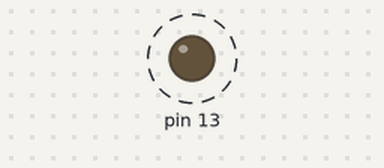
The program below on a simulated Teensy 3. Parts: output pins drawn as LEDs (lit = HIGH). Dashed ring = blinking.

Above: at 0.2 s.
Timing chart, 0 to 3.0 s (numbered marks = the images above):
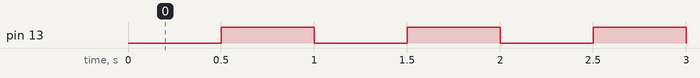

Measured:
- by itself, pin 13: alternates HIGH for 0.50 s and LOW for 0.50 s

The program:

main.cpp
```cpp
#include <Arduino.h>
#include "led_driver.h"
#include <IntervalTimer.h>

static IntervalTimer timer;

static void blink(void)
{
    static uint8_t state = LED_DRIVER_LOW;

    state = (state == LED_DRIVER_HIGH) ? LED_DRIVER_LOW : LED_DRIVER_HIGH;

    (void)led_driver_set_state(state);
}

static void print_error(const char *msg)
{
    Serial.begin(9600);
    delay(2000);

    while (1)
    {
        Serial.println(msg);
        delay(1000);
    }
}

void setup()
{
    led_driver_init(13);

    if (!timer.begin(blink, 500000))
    {
        print_error("Failed to start the timer!");
    }
}

void loop()
{
}
```
